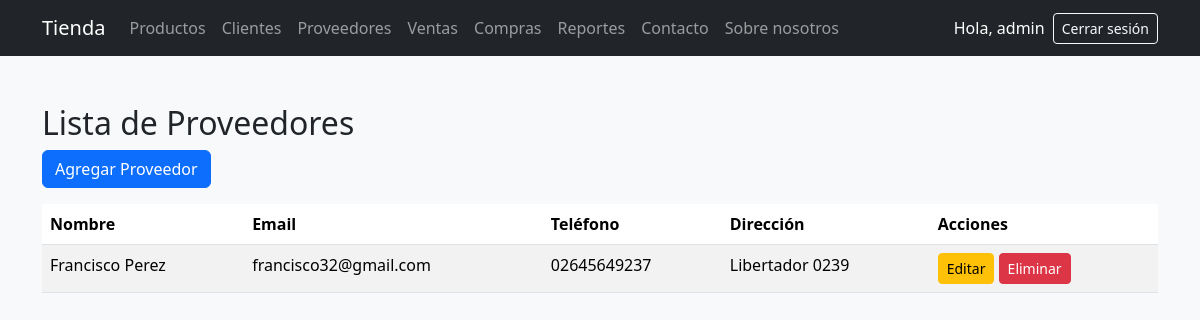
/proveedores (signed in), run on the app's committed database.
### tables this page shows
CREATE TABLE proveedores (
    id INTEGER PRIMARY KEY AUTOINCREMENT,
    nombre TEXT NOT NULL,
    email TEXT,
    telefono TEXT,
    direccion TEXT
);

### application.py (the view)
@app.route('/proveedores')
def proveedores():
    if 'usuario' not in session:
        return redirect('/login')
    lista = obtener_proveedores()
    return render_template('proveedores.html', proveedores=lista)

### application.py (called while the page is built)
def obtener_proveedores():
    conn = sqlite3.connect("db/tienda.db")
    cursor = conn.cursor()
    cursor.execute("SELECT id, nombre, email, telefono, direccion FROM proveedores")
    proveedores = cursor.fetchall()
    conn.close()
    return proveedores

### templates/proveedores.html
{% extends "base.html" %}
{% block content %}
<h2>Lista de Proveedores</h2>
<a href="/agregar-proveedor" class="btn btn-primary mb-3">Agregar Proveedor</a>
<table class="table table-striped">
  <thead>
    <tr>
      <th>Nombre</th>
      <th>Email</th>
      <th>Teléfono</th>
      <th>Dirección</th>
      <th>Acciones</th>
    </tr>
  </thead>
  <tbody>
    {% for proveedor in proveedores %}
    <tr>
      <td>{{ proveedor[1] }}</td>
      <td>{{ proveedor[2] }}</td>
      <td>{{ proveedor[3] }}</td>
      <td>{{ proveedor[4] }}</td>
      <td>
        <a href="/editar-proveedor/{{ proveedor[0] }}" class="btn btn-sm btn-warning">Editar</a>
        <form method="POST" action="/eliminar-proveedor/{{ proveedor[0] }}" style="display:inline;">
          <button type="submit" class="btn btn-sm btn-danger" onclick="return confirm('¿Seguro querés eliminar este proveedor?');">Eliminar</button>
        </form>
      </td>
    </tr>
    {% endfor %}
  </tbody>
</table>
{% endblock %}

### data on the page
proveedores: nombre "Francisco Perez", email "francisco32@gmail.com", telefono "02645649237", direccion "Libertador 0239"

### other printed values
{{ session['usuario'] }} "admin"
